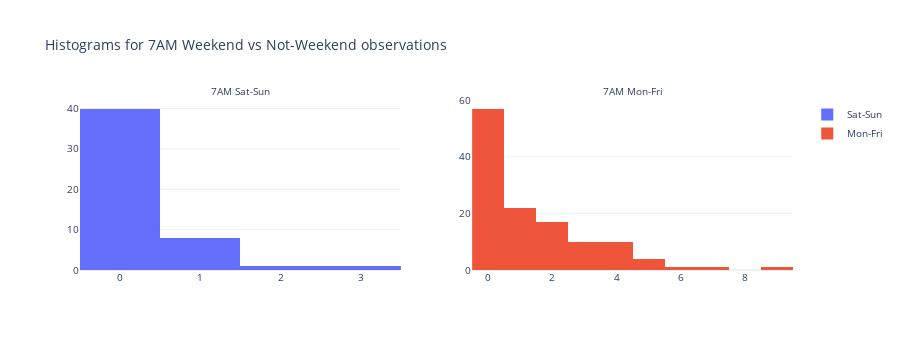

Notebook code for this chart:
### Markdown cell above
Then again, it will be different for 7AM week day and 7AM weekend day. It is expected that during the weekend people sleep in more, and during the week they walk the dogs, drive to work etc.

### Code cell
fig = make_subplots(rows=1, cols=2, subplot_titles=('7AM Sat-Sun', '7AM Mon-Fri'))

filtered = merged[merged['hour'] == 7]

fig.add_trace(go.Histogram(x=filtered[filtered['is_weekend_day'] == 1]['obs_count'], name='Sat-Sun'), row=1, col=1)
fig.add_trace(go.Histogram(x=filtered[filtered['is_weekend_day'] == 0]['obs_count'], name='Mon-Fri'), row=1, col=2)

fig.update_layout(height=350, width=900, title_text="Histograms for 7AM Weekend vs Not-Weekend observations", font=dict(size=10))
for i in fig['layout']['annotations']: i['font'] = dict(size=10)  # change subplot titles size
fig.show()

### Figure 1 — Plotly figure (JSON) as saved in the notebook; plotly's stock layout.template omitted (floating-point values rounded to 4 significant figures)
{"data": [{"name": "Sat-Sun", "type": "histogram", "x": [0, 3, 1, 1, 1, 0, 0, 2, 1, 1, 0, 0, 0, 0, 0, 0, 0, 0, 0, 1, 1, 0, 0, 0, 0, 0, 0, 0, 0, 0, 0, 0, 0, 0, 0, 0, 0, 0, 0, 0, 0, 0, 0, 0, 0, 0, 0, 0, 0, 1], "xaxis": "x", "yaxis": "y"}, {"name": "Mon-Fri", "type": "histogram", "x": [4, 3, 4, 7, 1, 3, 2, 3, 4, 2, 3, 2, 5, 1, 0, 3, 9, 3, 4, 3, 2, 2, 2, 2, 3, 0, 4, 1, 0, 0, 0, 2, 1, 0, 0, 0, 5, 5, 4, 4, 3, 5, 1, 4, 2, 0, 6, 1, 2, 3, 1, 4, 0, 1, 1, 1, 2, 0, 2, 0, 0, 0, 0, 0, 1, 0, 1, 0, 0, 0, 0, 0, 0, 0, 0, 0, 0, 0, 0, 0, 0, 0, 0, 0, 0, 0, 0, 0, 0, 0, 0, 0, 0, 0, 0, 1, 0, 0, 0, 1, 0, 0, 0, 0, 1, 0, 2, 0, 0, 2, 1, 0, 0, 1, 2, 1, 1, 1, 1, 1, 2, 4, 2], "xaxis": "x2", "yaxis": "y2"}], "layout": {"annotations": [{"font": {"size": 10}, "showarrow": false, "text": "7AM Sat-Sun", "x": 0.225, "xanchor": "center", "xref": "paper", "y": 1, "yanchor": "bottom", "yref": "paper"}, {"font": {"size": 10}, "showarrow": false, "text": "7AM Mon-Fri", "x": 0.775, "xanchor": "center", "xref": "paper", "y": 1, "yanchor": "bottom", "yref": "paper"}], "font": {"size": 10}, "height": 350, "title": {"text": "Histograms for 7AM Weekend vs Not-Weekend observations"}, "width": 900, "xaxis": {"anchor": "y", "autorange": true, "domain": [0, 0.45], "range": [-0.5, 3.5], "type": "linear"}, "xaxis2": {"anchor": "y2", "autorange": true, "domain": [0.55, 1], "range": [-0.5, 9.5], "type": "linear"}, "yaxis": {"anchor": "x", "autorange": true, "domain": [0, 1], "range": [0, 42.11]}, "yaxis2": {"anchor": "x2", "autorange": true, "domain": [0, 1], "range": [0, 60]}}}
